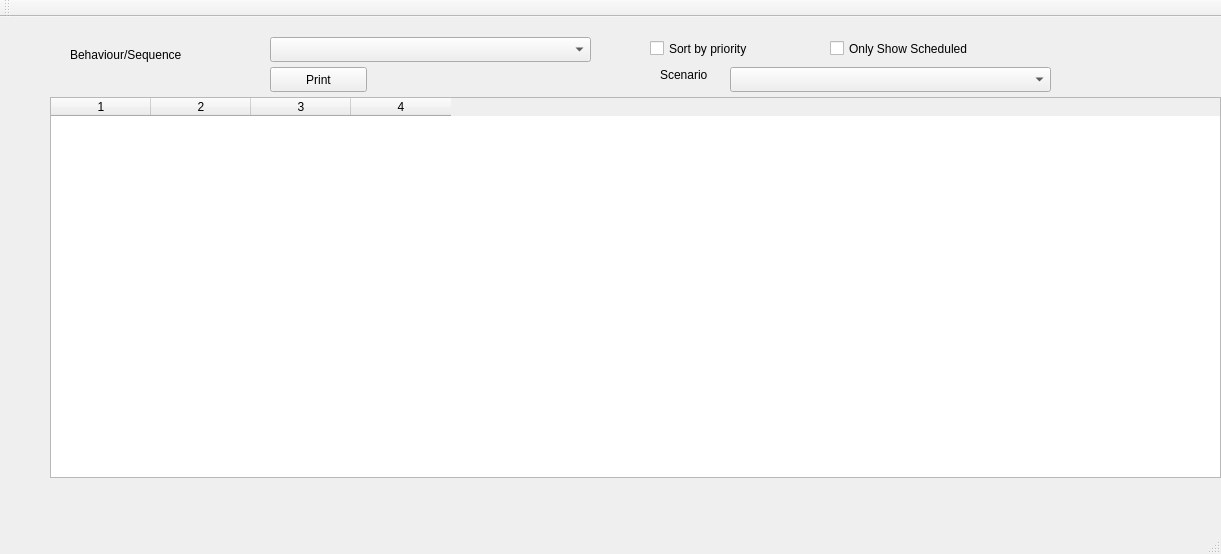
<?xml version="1.0" encoding="UTF-8"?>
<ui version="4.0">
 <class>MainWindow</class>
 <widget class="QMainWindow" name="MainWindow">
  <property name="geometry">
   <rect>
    <x>0</x>
    <y>0</y>
    <width>1221</width>
    <height>554</height>
   </rect>
  </property>
  <property name="windowTitle">
   <string>MainWindow</string>
  </property>
  <widget class="QWidget" name="centralWidget">
   <widget class="QComboBox" name="comboBox">
    <property name="geometry">
     <rect>
      <x>270</x>
      <y>20</y>
      <width>321</width>
      <height>25</height>
     </rect>
    </property>
   </widget>
   <widget class="QLabel" name="label">
    <property name="geometry">
     <rect>
      <x>70</x>
      <y>30</y>
      <width>171</width>
      <height>16</height>
     </rect>
    </property>
    <property name="text">
     <string>Behaviour/Sequence</string>
    </property>
   </widget>
   <widget class="QLabel" name="locnLabel">
    <property name="geometry">
     <rect>
      <x>330</x>
      <y>470</y>
      <width>501</width>
      <height>20</height>
     </rect>
    </property>
    <property name="text">
     <string/>
    </property>
   </widget>
   <widget class="QTableWidget" name="tableWidget">
    <property name="geometry">
     <rect>
      <x>50</x>
      <y>80</y>
      <width>1171</width>
      <height>381</height>
     </rect>
    </property>
    <property name="horizontalScrollMode">
     <enum>QAbstractItemView::ScrollPerPixel</enum>
    </property>
    <property name="columnCount">
     <number>4</number>
    </property>
    <column/>
    <column/>
    <column/>
    <column/>
   </widget>
   <widget class="QCheckBox" name="checkBox">
    <property name="geometry">
     <rect>
      <x>650</x>
      <y>20</y>
      <width>131</width>
      <height>23</height>
     </rect>
    </property>
    <property name="text">
     <string>Sort by priority</string>
    </property>
   </widget>
   <widget class="QCheckBox" name="checkBox_2">
    <property name="geometry">
     <rect>
      <x>830</x>
      <y>20</y>
      <width>211</width>
      <height>23</height>
     </rect>
    </property>
    <property name="text">
     <string>Only Show Scheduled </string>
    </property>
   </widget>
   <widget class="QPushButton" name="pushButton">
    <property name="geometry">
     <rect>
      <x>270</x>
      <y>50</y>
      <width>97</width>
      <height>25</height>
     </rect>
    </property>
    <property name="text">
     <string>Print</string>
    </property>
   </widget>
   <widget class="QComboBox" name="scenComboBox">
    <property name="geometry">
     <rect>
      <x>730</x>
      <y>50</y>
      <width>321</width>
      <height>25</height>
     </rect>
    </property>
   </widget>
   <widget class="QLabel" name="label_2">
    <property name="geometry">
     <rect>
      <x>660</x>
      <y>50</y>
      <width>62</width>
      <height>16</height>
     </rect>
    </property>
    <property name="text">
     <string>Scenario</string>
    </property>
   </widget>
  </widget>
  <widget class="QMenuBar" name="menuBar">
   <property name="geometry">
    <rect>
     <x>0</x>
     <y>0</y>
     <width>1221</width>
     <height>22</height>
    </rect>
   </property>
  </widget>
  <widget class="QToolBar" name="mainToolBar">
   <attribute name="toolBarArea">
    <enum>TopToolBarArea</enum>
   </attribute>
   <attribute name="toolBarBreak">
    <bool>false</bool>
   </attribute>
  </widget>
  <widget class="QStatusBar" name="statusBar"/>
 </widget>
 <layoutdefault spacing="6" margin="11"/>
 <resources/>
 <connections/>
</ui>
